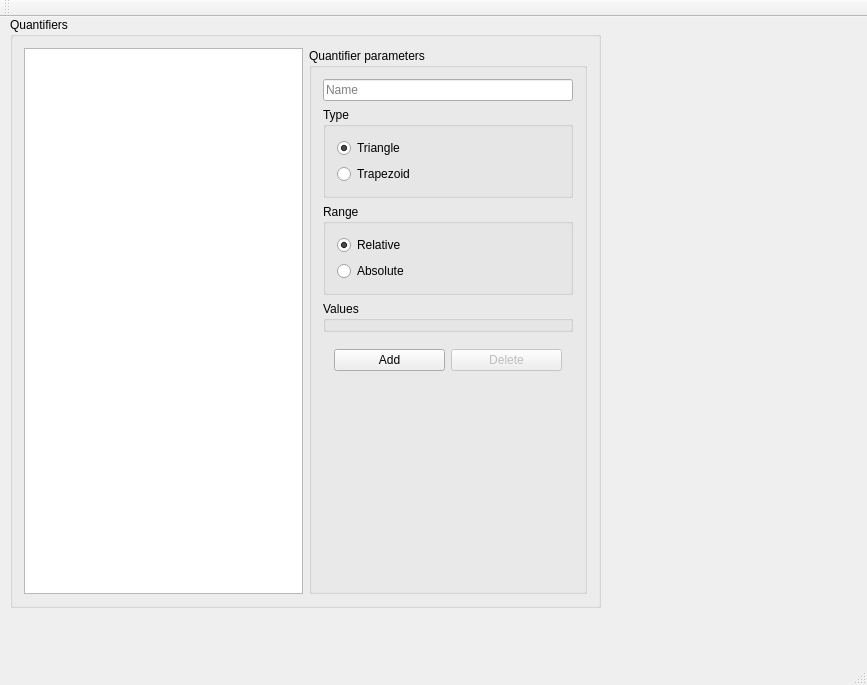
<?xml version="1.0" encoding="UTF-8"?>
<ui version="4.0">
 <class>MainWindow</class>
 <widget class="QMainWindow" name="MainWindow">
  <property name="geometry">
   <rect>
    <x>0</x>
    <y>0</y>
    <width>867</width>
    <height>685</height>
   </rect>
  </property>
  <property name="windowTitle">
   <string>MainWindow</string>
  </property>
  <widget class="QWidget" name="centralWidget">
   <widget class="QGroupBox" name="quantifiersGroupBox">
    <property name="geometry">
     <rect>
      <x>10</x>
      <y>0</y>
      <width>591</width>
      <height>591</height>
     </rect>
    </property>
    <property name="title">
     <string>Quantifiers</string>
    </property>
    <layout class="QHBoxLayout" name="horizontalLayout">
     <item>
      <widget class="QListWidget" name="quantifiersListWidget"/>
     </item>
     <item>
      <widget class="QGroupBox" name="quantifierParamsGroupBox">
       <property name="sizePolicy">
        <sizepolicy hsizetype="MinimumExpanding" vsizetype="Preferred">
         <horstretch>0</horstretch>
         <verstretch>0</verstretch>
        </sizepolicy>
       </property>
       <property name="title">
        <string>Quantifier parameters</string>
       </property>
       <layout class="QVBoxLayout" name="verticalLayout">
        <item>
         <widget class="QLineEdit" name="quantifierNameLineEdit">
          <property name="placeholderText">
           <string>Name</string>
          </property>
         </widget>
        </item>
        <item>
         <widget class="QGroupBox" name="quantifierTypeGroupBox">
          <property name="title">
           <string>Type</string>
          </property>
          <layout class="QVBoxLayout" name="verticalLayout_2">
           <item>
            <widget class="QRadioButton" name="quantTriRadioButton">
             <property name="text">
              <string>Triangle</string>
             </property>
             <property name="checked">
              <bool>true</bool>
             </property>
            </widget>
           </item>
           <item>
            <widget class="QRadioButton" name="quantTraRadioButton">
             <property name="text">
              <string>Trapezoid</string>
             </property>
            </widget>
           </item>
          </layout>
         </widget>
        </item>
        <item>
         <widget class="QGroupBox" name="quantifierRangeGroupBox">
          <property name="title">
           <string>Range</string>
          </property>
          <layout class="QVBoxLayout" name="verticalLayout_3">
           <item>
            <widget class="QRadioButton" name="quantRelRadioButton">
             <property name="text">
              <string>Relative</string>
             </property>
             <property name="checked">
              <bool>true</bool>
             </property>
            </widget>
           </item>
           <item>
            <widget class="QRadioButton" name="quantAbsRadioButton">
             <property name="text">
              <string>Absolute</string>
             </property>
            </widget>
           </item>
          </layout>
         </widget>
        </item>
        <item>
         <widget class="QGroupBox" name="quantifierValuesGroupBox">
          <property name="title">
           <string>Values</string>
          </property>
         </widget>
        </item>
        <item>
         <widget class="QWidget" name="widget" native="true">
          <layout class="QHBoxLayout" name="horizontalLayout_2">
           <item>
            <widget class="QPushButton" name="quantifierAddPushButton">
             <property name="text">
              <string>Add</string>
             </property>
            </widget>
           </item>
           <item>
            <widget class="QPushButton" name="quantifierDeletePushButton">
             <property name="enabled">
              <bool>false</bool>
             </property>
             <property name="text">
              <string>Delete</string>
             </property>
            </widget>
           </item>
          </layout>
         </widget>
        </item>
        <item>
         <spacer name="verticalSpacer">
          <property name="orientation">
           <enum>Qt::Vertical</enum>
          </property>
          <property name="sizeHint" stdset="0">
           <size>
            <width>20</width>
            <height>40</height>
           </size>
          </property>
         </spacer>
        </item>
       </layout>
      </widget>
     </item>
    </layout>
   </widget>
  </widget>
  <widget class="QMenuBar" name="menuBar">
   <property name="geometry">
    <rect>
     <x>0</x>
     <y>0</y>
     <width>867</width>
     <height>20</height>
    </rect>
   </property>
  </widget>
  <widget class="QToolBar" name="mainToolBar">
   <attribute name="toolBarArea">
    <enum>TopToolBarArea</enum>
   </attribute>
   <attribute name="toolBarBreak">
    <bool>false</bool>
   </attribute>
  </widget>
  <widget class="QStatusBar" name="statusBar"/>
 </widget>
 <layoutdefault spacing="6" margin="11"/>
 <resources/>
 <connections/>
</ui>
